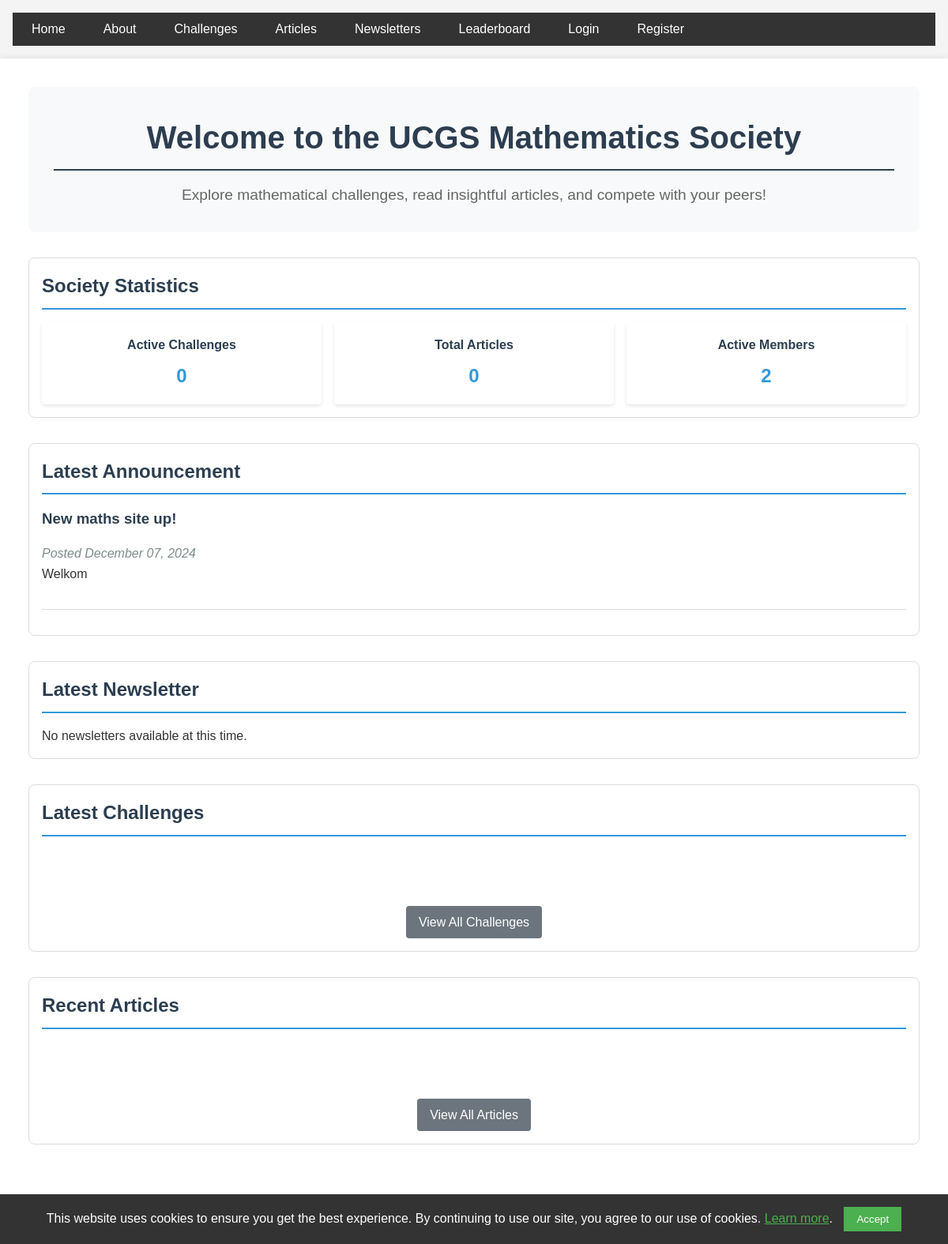
/index, run on the app's committed database.
### app/models.py (models this page shows)
class Announcement(db.Model):
    id = db.Column(db.Integer, primary_key=True)
    title = db.Column(db.String(100), nullable=False)
    content = db.Column(db.Text, nullable=False)
    date_posted = db.Column(db.DateTime, nullable=False,
                            default=datetime.utcnow)

### app/main/routes.py (the view)
@bp.route('/')
@bp.route('/index')
def index():
    try:
        challenges = Challenge.query
        articles = Article.query
        leaderboard_entries = LeaderboardEntry.query
        recent_challenges = Challenge.query.order_by(
            Challenge.date_posted.desc()
        ).limit(3).all()
        recent_articles = Article.query.filter_by(
            type='article'
        ).order_by(Article.date_posted.desc()).limit(3).all()
        latest_newsletter = Article.query.filter_by(
            type='newsletter'
        ).order_by(Article.date_posted.desc()).first()
        latest_announcement = Announcement.query.order_by(
            Announcement.date_posted.desc()
        ).first()
        return render_template('index.html',
                               challenges=challenges,
                               articles=articles,
                               leaderboard_entries=leaderboard_entries,
                               recent_challenges=recent_challenges,
                               recent_articles=recent_articles,
                               latest_newsletter=latest_newsletter,
                               latest_announcement=latest_announcement
                               )
    except SQLAlchemyError as e:
        current_app.logger.error(f"Database error in index route: {str(e)}")
        flash("An error occurred while loading the homepage.", "error")
        return redirect(url_for('main.about'))

### app/templates/index.html (shortened to what this page needs)
{% extends "base.html" %}
{% block content %}
<div class="container home-page">
    <header class="hero-section">
        <h1>Welcome to the UCGS Mathematics Society</h1>
        <p class="hero-subtitle">Explore mathematical challenges, read insightful articles, and compete with your peers!</p>
    </header>
<section class="stats-overview section-container">
    <h2 class="section-title">Society Statistics</h2>
    <div class="stats-grid">
        <div class="stats-card">
            <h3>Active Challenges</h3>
            <p class="stats-number">{{ challenges.count() if challenges else 0 }}</p>
        </div>
        <div class="stats-card">
            <h3>Total Articles</h3>
            <p class="stats-number">{{ articles.count() if articles else 0 }}</p>
        </div>
        <div class="stats-card">
            <h3>Active Members</h3>
            <p class="stats-number">{{ leaderboard_entries.count() if leaderboard_entries else 0 }}</p>
        </div>
    </div>
</section>
<section class="newsletter-preview section-container">
    <h2 class="section-title">Latest Announcement</h2>
    {% if latest_announcement %}
    <div class="newsletter-card">
        <h3>{{ latest_announcement.title }}</h3>
        <p class="meta">
            Posted {{ latest_announcement.date_posted.strftime('%B %d, %Y') }}
        </p>
        <p class="newsletter-excerpt">{{ latest_announcement.content| safe }}</p>
        <div class="challenge-actions">
        </div>
    </div>
    {% else %}
    <p>No newsletters available at this time.</p>
    {% endif %}
</section>
<section class="newsletter-preview section-container">
    <h2 class="section-title">Latest Newsletter</h2>
    {% if latest_newsletter %}
    <div class="newsletter-card">
        <h3>{{ latest_newsletter.title }}</h3>
        <p class="meta">
            Published {{ latest_newsletter.date_posted.strftime('%B %d, %Y') }}
            {% if latest_newsletter.named_creator %}
            by {{ latest_newsletter.named_creator }}
            {% endif %}
        </p>
        <p class="newsletter-excerpt">{{ latest_newsletter.content[:200] | safe }}...</p>
        {% if latest_newsletter.file_url %}
        <div class="pdf-preview">
            <h3>Newsletter PDF Available</h3>
        </div>
        {% endif %}
        <div class="challenge-actions">
            <a href="{{ url_for('main.newsletter', id=latest_newsletter.id) }}" class="button">Read Newsletter</a>
            {% if current_user.is_admin %}
            <a href="{{ url_for('admin.edit_article', article_id=latest_newsletter.id) }}" class="button-secondary">Edit</a>
            {% endif %}
        </div>
    </div>
    {% else %}
    <p>No newsletters available at this time.</p>
    {% endif %}
</section>
<section class="recent-challenges section-container">
    <h2 class="section-title">Latest Challenges</h2>
    <div class="challenge-grid">
    </div>
    <div class="view-all-container">
        <a href="{{ url_for('main.challenges') }}" class="button-secondary">View All Challenges</a>
    </div>
</section>
<section class="recent-articles section-container">
    <h2 class="section-title">Recent Articles</h2>
    <div class="article-grid">
    </div>
    <div class="view-all-container">
        <a href="{{ url_for('main.articles') }}" class="button-secondary">View All Articles</a>
    </div>
</section>
</div>
{% endblock %}

### app/static/css/main.css (style rules this page uses)
* { margin: 0; padding: 0; box-sizing: border-box; }
body { font-family: Arial, sans-serif; line-height: 1.6; color: #333; background-color: #f4f4f4; }
header, main, footer { padding: 1rem; }
h1, h2, h3 { margin-bottom: 1rem; color: #2c3e50; }
h1 { font-size: 2.5rem; border-bottom: 2px solid #2c3e50; padding-bottom: 0.5rem; }
a { color: #3498db; text-decoration: none; }
.challenge-grid { display: grid; grid-template-columns: repeat(auto-fill, minmax(300px, 1fr)); gap: 20px; padding: 20px 0; }
.challenge-actions { display: flex; gap: 10px; margin-top: 15px; }
.meta { color: #7f8c8d; font-style: italic; }
.button-secondary { background-color: #6c757d; color: #fff; padding: 0.5rem 1rem; border: none; border-radius: 4px; cursor: pointer; text-decoration: none; display: inline-block; transition: background-color 0.3s; margin-top: 1rem; }
.challenge-actions { display: flex; gap: 1rem; margin-top: 2rem; padding-top: 1rem; border-top: 1px solid #ddd; }
.challenge-actions { margin-top: 2rem; display: flex; gap: 1rem; justify-content: flex-start; }
.article-grid { display: grid; grid-template-columns: repeat(auto-fill, minmax(300px, 1fr)); gap: 20px; padding: 20px 0; }
.home-page { max-width: 1200px; margin: 0 auto; padding: 20px; }
.hero-section { text-align: center; margin-bottom: 2rem; padding: 2rem; background-color: #f8f9fa; border-radius: 8px; }
.hero-subtitle { font-size: 1.2rem; color: #666; }
.section-container { margin-bottom: 2rem; padding: 1rem; border: 1px solid #ddd; border-radius: 8px; background-color: #fff; }
.section-title { border-bottom: 2px solid #3498db; padding-bottom: 0.5rem; margin-bottom: 1rem; }
.view-all-container { text-align: center; margin-top: 1rem; }
.stats-grid { display: grid; grid-template-columns: repeat(3, 1fr); gap: 1rem; }
.stats-card .stats-number { font-size: 1.5rem; font-weight: bold; color: #3498db; text-align: center; }
.stats-grid { display: grid; grid-template-columns: repeat(auto-fit, minmax(200px, 1fr)); gap: 1rem; margin-top: 1rem; }
.stats-card { background-color: #fff; padding: 1rem; border-radius: 4px; box-shadow: 0 2px 4px rgba(0,0,0,0.1); text-align: center; }
.stats-card h3 { color: #2c3e50; font-size: 1rem; margin-bottom: 0.5rem; }
.stats-card p { font-size: 1.5rem; font-weight: bold; color: #3498db; }

### data on the page
Announcement: title "New maths site up!", date_posted "December 07, 2024", content "Welkom"

### other printed values
{{ challenges.count() if challenges else 0 }} "0"
{{ articles.count() if articles else 0 }} "0"
{{ leaderboard_entries.count() if leaderboard_entries else 0 }} "2"
